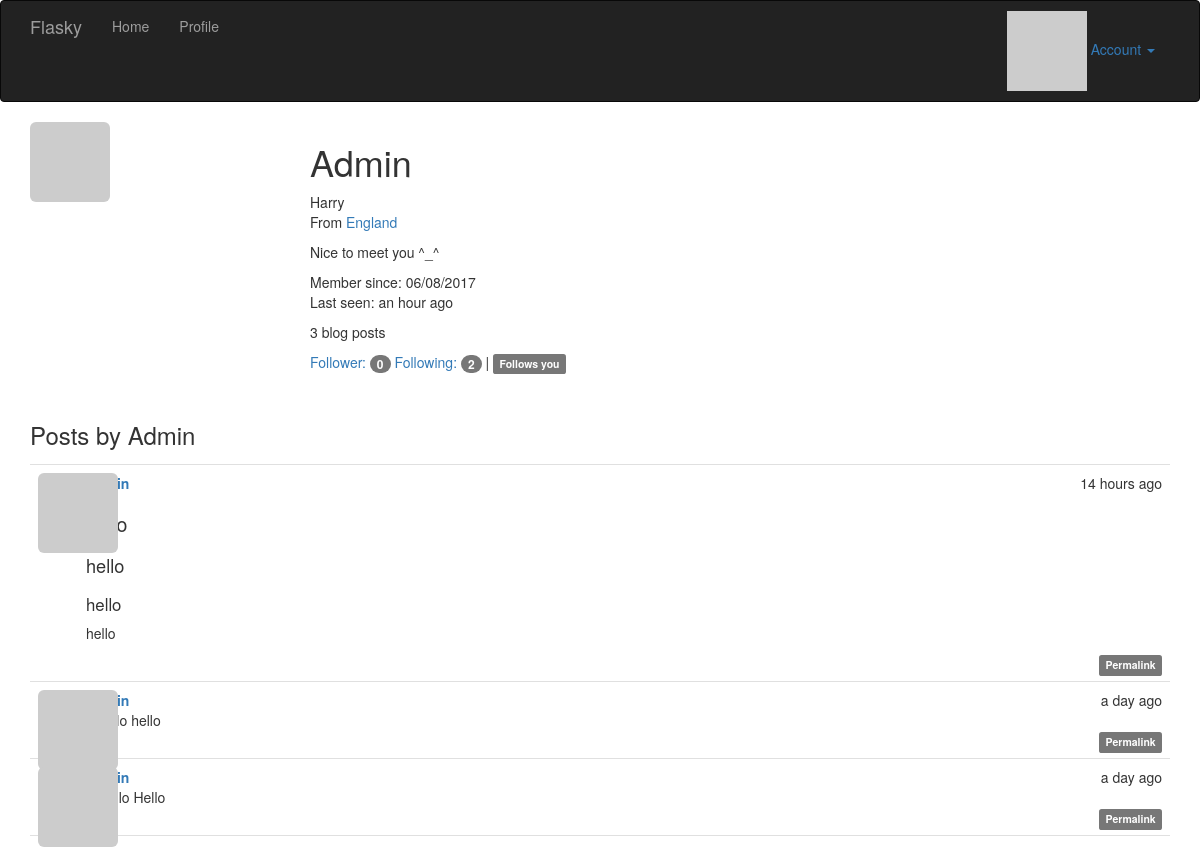
The app's page /user/Admin (signed in) with its own data.
### app/models.py (models this page shows, shortened)
class User(UserMixin, db.Model):
    __tablename__ = 'users'
    id = db.Column(db.Integer, primary_key=True)
    email = db.Column(db.String(64), unique=True, index=True)
    username = db.Column(db.String(64), unique=True, index=True)
    role_id = db.Column(db.Integer, db.ForeignKey('roles.id'))
    password_hash = db.Column(db.String(128))
    confirmed = db.Column(db.Boolean, default=False)
    name = db.Column(db.String(64))
    location = db.Column(db.String(64))
    about_me = db.Column(db.Text())
    member_since = db.Column(db.DateTime(), default=datetime.utcnow)
    last_seen = db.Column(db.DateTime(), default=datetime.utcnow)
    avatar_hash = db.Column(db.String(32))
    posts = db.relationship("Post", backref="author", lazy="dynamic")
    followed = db.relationship("Follow", foreign_keys=[Follow.follower_id],
                               backref=db.backref('follower', lazy='joined'), lazy='dynamic',
                               cascade='all, delete-orphan')
    followers = db.relationship("Follow", foreign_keys=[Follow.followed_id],
                                backref=db.backref('followed', lazy='joined'), lazy='dynamic',
                                cascade='all, delete-orphan')
    def can(self, permissions):
        return self.role is not None and (self.role.permissions & permissions) == permissions
    def is_administrator(self):
        return self.can(Permission.ADMINISTER)
    @property
    def password(self):
        raise AttributeError("password is not a readable attribute")
    def gravatar(self, size=100, default="identicon", rating="g"):
        if request.is_secure:
            url = "http://secure.gravatar.com/avatar"
        else:
            url = 'http://www.gravatar.com/avatar'
        hash = self.avatar_hash or hashlib.md5(self.email.encode("utf-8")).hexdigest()
        return '{url}/{hash}?s={size}&d={default}&r={rating}'.format(
            url=url, hash=hash, size=size, default=default, rating=rating)
    def ping(self):
        self.last_seen = datetime.utcnow()
        db.session.add(self)
    def is_following(self, user):
        return self.followed.filter_by(followed_id=user.id).first() is not None

class Post(db.Model):
    __tabename__ = "posts"
    id = db.Column(db.Integer, primary_key=True)
    body = db.Column(db.Text)
    body_html = db.Column(db.Text)
    timestamp = db.Column(db.DateTime, index=True, default=datetime.utcnow)
    author_id = db.Column(db.Integer, db.ForeignKey("users.id"))

### app/main/views.py (the view)
@main.route("/user/<username>")
def user(username):
    user = User.query.filter_by(username=username).first()
    if user is None:
        abort(404)
    posts = user.posts.order_by(Post.timestamp.desc()).all()
    return render_template("user.html", user=user, posts=posts)

### app/auth/views.py (called while the page is built)
@auth.before_app_request
def before_request():
    if current_user.is_authenticated:
        current_user.ping()
        if not current_user.confirmed \
                and request.endpoint[:5] != "auth.":
            return redirect(url_for("auth.unconfirmed"))

### app/main/__init__.py (called while the page is built)
@main.app_context_processor
def inject_permissions():
    return dict(Permission=Permission)

### app/models.py (called while the page is built)
@login_manager.user_loader
def load_user(user_id):
    return User.query.get(int(user_id))

### app/templates/user.html (shortened to what this page needs)
{% extends 'base.html' %}
{% import "_macros.html" as macros %}
{% block page_content %}
    <img class="img-rounded profile-thumbnail" src="{{ user.gravatar(size=256) }}" >
	<div class="profile-header">
        <h1>{{ user.username }}</h1>
        {% if user.name or user.location %}
        <p>
            {% if user.name %}{{ user.name }}{% endif %}
            {% if user.location %}
                <br />
                From <a href="http://maps.google.com/?q={{ user.location }}">
                    {{ user.location }}
                </a>
            {% endif %}
        </p>
    {% endif %}
    {% if user.about_me %}
        <p>{{ user.about_me }}</p>
    {% endif %}
    <p>
        Member since: {{ moment(user.member_since).format("L") }}<br />
        Last seen: {{ moment(user.last_seen).fromNow() }}
    </p>
    <p>
        {{ user.posts.count() }} blog posts
    </p>
    <p>
        <a href="{{ url_for('.followers', username=user.username) }}">
            Follower: <span class="badge">{{ user.followers.count() }}</span>
        </a>
        <a href="{{ url_for('.followed_by', username=user.username) }}">
            Following: <span class="badge">{{ user.followed.count() }}</span>
        </a>
        {% if current_user.is_authenticated and user != current_user and
             user.is_following(current_user) %}
          |  <span class="label label-default">Follows you</span>
        {% endif %}
    </p>
	</div>
    <h3>Posts by {{ user.username }}</h3>
    {% include "_posts.html" %}
{% endblock %}

### app/templates/_posts.html (shortened to what this page needs)
<ul class="posts">
    {% for post in posts %}
        <li class="post">
            <div class="post-thumbnail">
                <a href="{{ url_for(".user", username=post.author.username) }}">
                    <img class="img-rounded profile-thumbnail"
                         src="{{ post.author.gravatar(size=40) }}">
                </a>
            </div>
            <div class="post-content">
                <div class="post-date">
                    {{ moment(post.timestamp).fromNow() }}
                </div>
                <div class="post-author">
                    <a href="{{ url_for('.user', username=post.author.username) }}">
                    </a>
                </div>
                <div class="post-body">
                    {% if post.body_html %}
                        {{ post.body_html | safe }}
                    {% else %}
                        {{ post.body }}
                    {% endif %}
                </div>
                <div class="post-footer">
                    <a href="{{ url_for('.post', id=post.id) }}">
                        <span class="label label-default">Permalink</span>
                    </a>
                </div>
            </div>
        </li>
    {% endfor %}
</ul>

### app/static/css/styles.css (style rules this page uses)
.profile-thumbnail { position: absolute; }
.profile-header { min-height: 260px; margin-left: 280px; }
ul.posts { list-style-type: none; padding: 0px; margin: 16px 0px 0px 0px; border-top: 1px solid #e0e0e0; }
ul.posts li.post { padding: 8px; border-bottom: 1px solid #e0e0e0; }
div.post-date { float: right; }
div.post-author { font-weight: bold; }
div.post-thumbnail { position: absolute; }
div.post-content { margin-left: 48px; min-height: 48px; }
div.post-footer { text-align: right; }
.post-body h1 { font-size: 140%; }
.post-body h2 { font-size: 130%; }
.post-body h3 { font-size: 120%; }

### records on screen
User: username "Admin", name "Harry", location "England", about_me "Nice to meet you ^_^", member_since "06/08/2017", last_seen "an hour ago"
Post: timestamp "14 hours ago", body_html "hello hello hello"
Post: timestamp "a day ago", body "# hello hello"
Post: timestamp "a day ago", body "# Hello Hello"

### other values on screen
{{ user.posts.count() }} "3"
{{ user.followers.count() }} "0"
{{ user.followed.count() }} "2"
